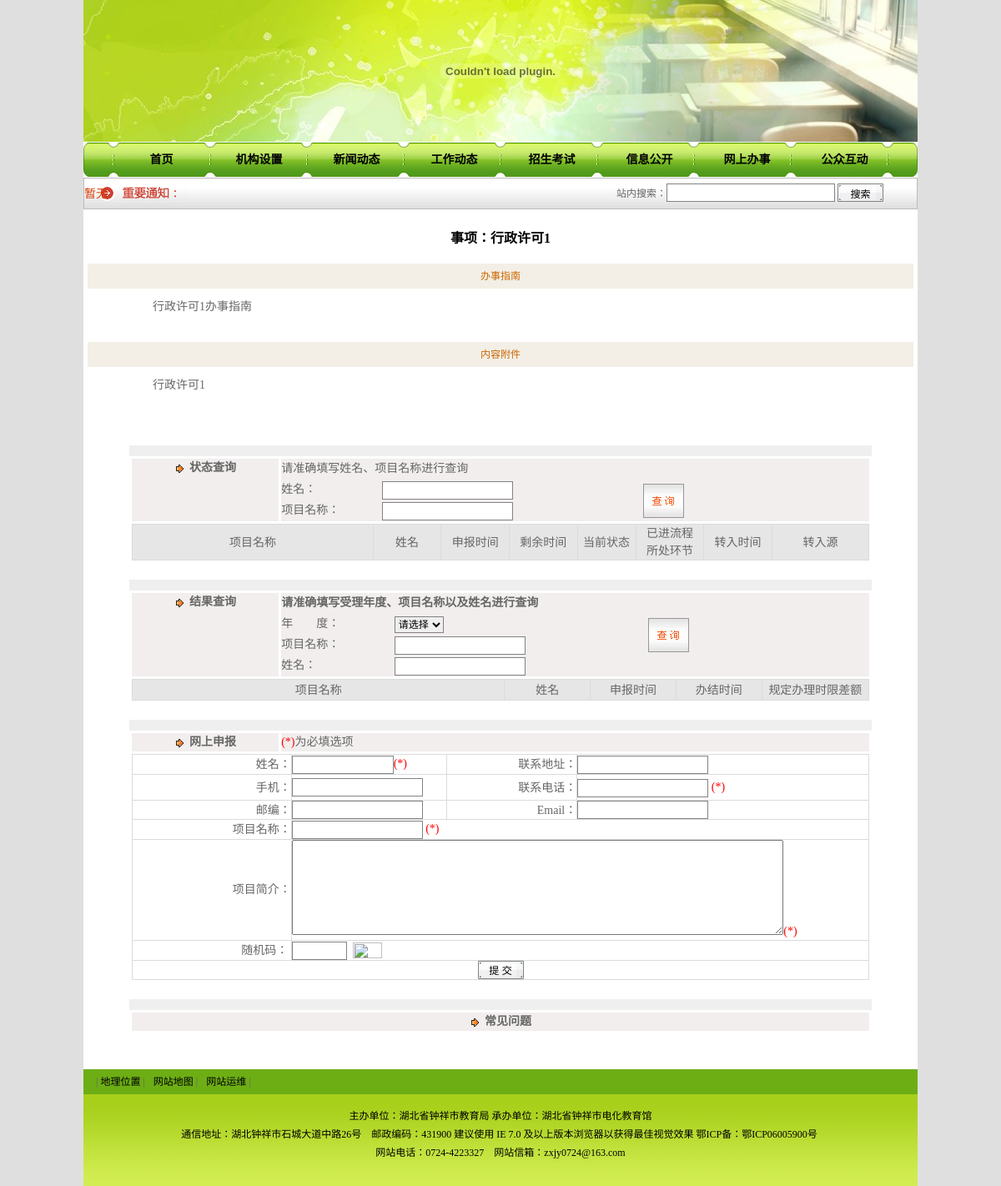
The page /work_consent.php?id=2 on the database its author committed.
### tables this page shows
CREATE TABLE `columns_html` (
  `columns_id` int(11) NOT NULL auto_increment,
  `columns_contents` text COMMENT '栏目类容',
  PRIMARY KEY  (`columns_id`)
);

CREATE TABLE `columns_link2` (
  `sub_columns_id` int(11) NOT NULL COMMENT '链接条栏目id',
  `columns_id` int(11) NOT NULL COMMENT '所属栏目id',
  `item_order` int(11) NOT NULL default '100' COMMENT '条目序号',
  `item_title` varchar(255) default NULL COMMENT '链接标题',
  `item_href` varchar(255) default NULL,
  `item_link` varchar(255) default NULL COMMENT '链接地址',
  PRIMARY KEY  (`sub_columns_id`)
);

CREATE TABLE `work` (
  `article_id` int(11) NOT NULL auto_increment,
  `columns_id` int(11) default NULL COMMENT '栏目id，对应work_columns表，pid为-1的栏目',
  `article_title` varchar(255) default NULL,
  `article_from` varchar(255) default NULL,
  `article_ath` varchar(255) default NULL,
  `article_time` datetime default NULL,
  `click_count` int(11) default '0' COMMENT '点击量',
  `article_order` float(11,3) default NULL,
  `article_key` varbinary(255) default NULL,
  `base_id` int(11) default NULL COMMENT '基本设置对象id，对应work_columns表',
  `person` int(11) default NULL COMMENT '责任人id',
  `department` int(11) default NULL COMMENT '责任部门id',
  `person_tel` varchar(50) default NULL COMMENT '责任人联系电话',
  `guide` varchar(1000) default NULL,
  `unit` int(11) default NULL COMMENT '单位',
  PRIMARY KEY  (`article_id`)
);

CREATE TABLE `work_content` (
  `work_id` int(11) NOT NULL,
  `work_content` longtext,
  `guide` text COMMENT '办事指南',
  PRIMARY KEY  (`work_id`)
);

### database/GeneralDAO.inc.php (called while the page is built, shortened)
<?php
class MySQL_DAO{
	public $mysql_server;
	public $mysql_user;
	public $mysql_user_pwd;
	public $mysql_conn_id;
	function MySQL_DAO($server,$user, $pwd)
	{
		$this->mysql_server = $server;
		$this->mysql_user = $user;
		$this->mysql_user_pwd = $pwd;
	}
	function openConn()
	{
		$this->mysql_conn_id = mysql_connect($this->mysql_server, $this->mysql_user, $this->mysql_user_pwd);
		return 1;
	}
	function findOneRec($sqlstr,$args = NULL)
	{
		$query = $this->formatSQL($sqlstr,$args);
		$result = mysql_query($query, $this->mysql_conn_id);
		$rowCount = mysql_num_rows($result);
		if ($rowCount > 0)
		{
			$data = mysql_fetch_array($result);
			return $data;
		}
		return -1;
	}
	function findAllRec($sqlstr,$args = NULL)
	{
		$query = $this->formatSQL($sqlstr,$args);
		$result = mysql_query($query, $this->mysql_conn_id);
		$data = array();
        while($row = mysql_fetch_array($result))
        {
        	$data[] = $row;
        }
        return $data;
    }
	function formatSQL($sqlstr,$args)
	{
		$tmpstr = $sqlstr;
		$len = strlen($tmpstr);
		if ($args == NULL) return $tmpstr;
		foreach ($args as $nowArgs)
		{
			$ipos = strpos($tmpstr,'%%s');
			$nowArgs = mysql_real_escape_string($nowArgs);
			if ($ipos == 0)
			{
				$tmpstr = $nowArgs . substr($tmpstr,$ipos + 3);
			}
			else
			{
				$tmpstr = substr($tmpstr,0,$ipos) . $nowArgs . substr($tmpstr,$ipos + 3);
			}
		}
		return $tmpstr;
	}
}
?>

### database/mysqlDAO.php (called while the page is built, shortened)
<?php
$rootPath = dirname(__FILE__);
$rootPath = substr($rootPath,0,stripos($rootPath,"database"));
include_once($rootPath."database".DIRECTORY_SEPARATOR."GeneralDAO.inc.php");
$mysqldao = new MySQL_DAO(DB_HOST,DB_USER,DB_PASSWORD);
?>

### bottom.php (called while the page is built)
<?php
showZybjlmById($mysqldao,2);
 ?>

### functions.php (the view, shortened to what this page needs)
<?php
function showmenuId($mysql,$c_id)
{
	$args[]= $c_id;
	$tmpstr = "select sub_columns_id,item_title,item_link from columns_link2 where columns_id =%%s ORDER BY item_order";
	$menulist =  $mysql->findAllRec($tmpstr,$args);
	for ($i=1;$i<=count($menulist);$i++)
	{
	 if($i%8==1)echo "<div id=menu><ul>";
	 echo "<li OnMouseOver=\"showMenu('sub_".$menulist[$i-1]['sub_columns_id']."',this);\"><a href=\"".$menulist[$i-1]['item_link']."\">".$menulist[$i-1]['item_title']."</a>\n";
	 if($i%8==0 or (count($menulist)==$i and $i%8!=0))echo "</li></ul></div>";
	}
	return true;
}
function showZybjlmById($mysql,$c_id)
{
	$tmpstr = "select columns_contents from columns_html where columns_id=$c_id";
	$baseInfo = $mysql->findOneRec($tmpstr);
	$content = trim($baseInfo["columns_contents"]);
	echo htmlspecialchars_decode($content);
}
function showWzlmByIDNoDate($mysql,$cID,$cssClassName,$recCount,$titleCount)
{
	$tmpstr = "select article_id,article_title,article_time,article_order,s_id from article where  article_state=1 and item_id=%%s order by article_order desc,article_time desc";
	$args[]= $cID;
	if ($recCount != 0)
	{
		$tmpstr = $tmpstr . " limit 0,$recCount";
	}
	$articleList = $mysql->findAllRec($tmpstr,$args);
	if ( ($articleList == -1) || (count($articleList) <= 0) ) {
		echo "暂无";
		return;
	}
}
?>

### work_consent.php (shortened to what this page needs)
<?
include_once("functions.php");
include_once("database/mysqlDAO.php");
$id = 0;
if (isset($_REQUEST["id"])){
	$id = $_REQUEST["id"];
}
		$findAllRec="select * from work where article_id='%%s'";
		$args[]= $id;
		$article = $mysqldao->findOneRec($findAllRec,$args);
		$article_title = $article["article_title"];
		$guide = $article["guide"];
		$click_count = $article["click_count"]+1;
		$upfindAllRec="UPDATE work SET click_count=='%%s' where article_id='%%s'";
		$args = array($click_count,$id);
		$mysqldao->updateRec($upfindAllRec,$args);
		$args = array($id);
		$workcontent =$mysqldao->findOneRec("select work_content from work_content where work_id='%%s'",$args);
		$article_content = htmlspecialchars_decode($workcontent["work_content"]);
?>
<!DOCTYPE html PUBLIC "-//W3C//DTD XHTML 1.0 Transitional//EN" "http://www.w3.org/TR/xhtml1/DTD/xhtml1-transitional.dtd">
<html xmlns="http://www.w3.org/1999/xhtml">
<head>
<link href="<?=skin?>css/style.css" rel="stylesheet" type="text/css"/>
</head>
<body>
<?php include("top.php") ?>
<div class="content">
  <div class="txtline">
    <h2>事项：<?=$article_title?></h2>
  </div>
  <div class="messsage"> <span> 办事指南 </span> </div>
   <div class="information">
   <p ><?=$guide?></p>
  </div>
  <div class="messsage"> <span> 内容附件 </span> </div>
    <div class="information">
   <p ><?=$article_content?></p>
  </div>
   <div class="information">
   <p><a name="findAllRec"></a>
   <? include("search_query.php");?></p>
   <p><a name="findAllRec"></a>
   <?  include("search_result.php");?></p>
   <p><a name="apply"></a>
    <? include("apply.php");?></p>
    <p><a name="question"></a>
    <? include("question_list.php");?>
    </p>
  </div>
  </div>
<div class="clean2"></div>
<?php include("bottom.php") ?>
</body>
</html>

### skin/web-green/css/style.css (style rules this page uses)
#menu { width:1000px; height:43px; margin-left:auto; margin-right:auto; background:url(../images/menu_bg.gif) no-repeat; }
#menu ul { margin: 0;padding-left:35px;list-style: none; }
#menu ul li { float:left;padding: 0;margin: 0;display: block;text-align: center;height: 43px;width: 117px; line-height:43px;font-size: 14px;font-weight: bold; }
#menu ul li a { text-decoration: none;color: #000; }
.content { width:990px; height:auto; margin-left:auto; margin-right:auto; padding:5px; background: #FFF; overflow:hidden; }
.footer { width:1000px; height:auto; margin-left:auto; margin-right:auto;overflow:hidden; }
.footerNav { width:1000px; height:30px; background:#6DAE15; }
.footerNav ul { margin-left:10px; padding:0px; }
.footerNav ul li { padding: 0 5px;margin: 0; float: left;line-height: 30px;text-align: center; list-style:none; }
.footerNav ul li a { text-decoration: none;color: #000; }
.footerNav ul li a:link { text-decoration:none; color:#000; }
.copyright { width:1000px; text-align:center; height:95px; margin-left:auto; margin-right:auto;background: url(../images/bottom_bg.gif) repeat-x; overflow:hidden; padding-top:15px;color: #000; }
.txtline { margin: 0px;padding: 0px;float: left;width:100%;height:60px; }
.txtline h2 { font-size:16px;color:#000;margin:0px;line-height:60px;text-align:center;font-family:"微软雅黑"; }
.messsage { width:100%;height:30px;margin:0px;padding:0;float:left;line-height:30px;text-align: center;font-size:12px;color:#C60; background:#f3efe6; }
.information { width:890px; padding:10px 50px;font-size:14px;float:left;text-indent:2em; text-align:left; line-height:160%;height:auto }
.information p { margin:0 0 20px;line-height:24px; }

### skin/web-green/css/base.css (style rules this page uses)
* { margin:0px; padding:0px; }
body { font-size: 12px;line-height:22px;list-style:none;margin:0px;padding:0px; background-color: #DFDFDF;background-repeat: repeat-x; color:#666; }
html, body, div, h1, h2, ul, li, p, form, table, tr, td, img { margin:0;padding:0 }
li { list-style:none;overflow:hidden }
a { color: #000;text-decoration:none; }
a:link, a:visited { text-decoration:none; color:#000; }

### skin/web-green/css/common.css (style rules this page uses)
.clean2 { width:1000px; margin-left:auto; margin-right:auto;height:5px; overflow:hidden; background:#FFF; }

### rows shown on the page
columns_link2: item_title "首页"
columns_link2: item_title "机构设置"
columns_link2: item_title "新闻动态"
columns_link2: item_title "工作动态"
columns_link2: item_title "招生考试"
columns_link2: item_title "信息公开"
columns_link2: item_title "网上办事"
columns_link2: item_title "公众互动"
work: article_title "行政许可1", guide "行政许可1办事指南"
work_content: work_content "行政许可1"
columns_html: columns_contents "地理位置 | 网站地图 网站运维 | 主办单位：湖北省钟祥市教育局 承办单位：湖北省钟祥市电化教育馆 通信地址：湖北钟祥市石城大道中路26号 邮政编码：431900 建议使用 IE 7.0 及以上版本浏览器以获得最佳视觉效果 鄂ICP备： 鄂ICP06005900号 网站电话：0724-4223327 网站信箱： zxjy0724@163.com"
